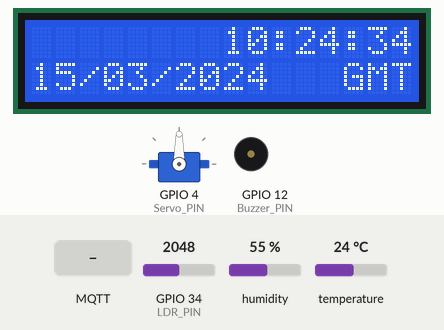
Recording of a sketch running on a simulated ESP32. Parts: 16×2 character LCD, servo, buzzer (waves = sounding). The test bench sets the inputs (shaded band); at power-on: GPIO 34 (LDR_PIN) = 2048, humidity 55 %, temperature 24 °C. WiFi joins after 1.5 s; servers stay silent unless stated; a WiFi scan finds three made-up networks; the local clock reads 2024-03-15 10:24:30 at power-on unless the sketch sets it; no MQTT or app messages arrive unless stated; what the sketch prints to the serial monitor is not drawn.

Above: at 4.8 s.
4.9 s: MQTT message "1" arrives on the second subscribed topic
At 6.1 s:
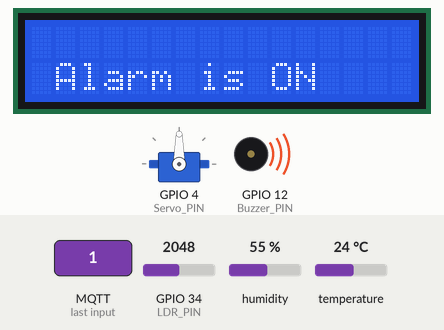
6.4 s: MQTT message "lw-Servo" arrives on the first subscribed topic
At 8.9 s:
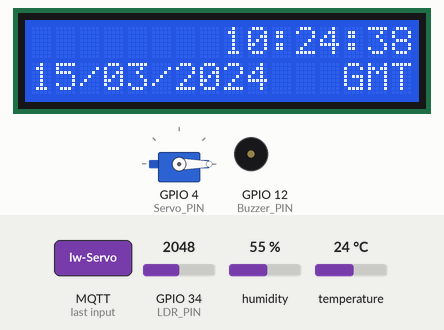
9.4 s: MQTT message "1" arrives on the second subscribed topic
At 10.0 s:
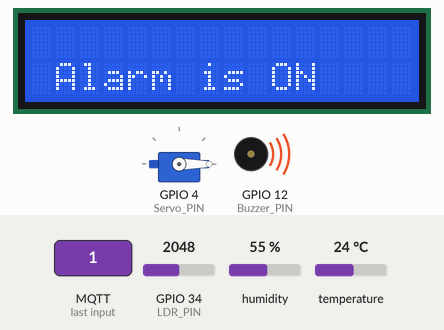
10.9 s: MQTT message "0" arrives on the third subscribed topic
13.9 s: MQTT message "0" arrives on the third subscribed topic
19.9 s: MQTT message "0" arrives on the third subscribed topic
Timing chart, 0 to 22.9 s (numbered marks = the images above; inputs shaded):
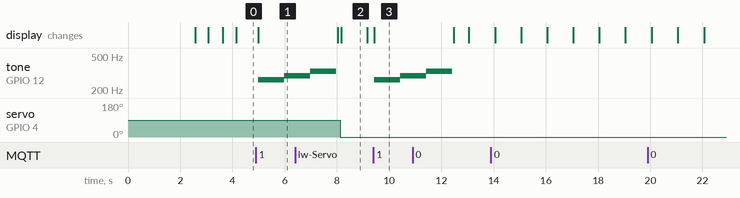

Measured:
- after the input at 4.9 s, tone on GPIO 12 (Buzzer_PIN): silent → 262 Hz after 0.08 s, → 294 Hz 1.0 s later; the display: changes after 0.08 s (image 1)
- after the input at 6.4 s, servo on GPIO 4 (Servo_PIN): 90° → 0° after 1.7 s
- after the input at 9.4 s, tone on GPIO 12 (Buzzer_PIN): silent → 262 Hz at once, → 294 Hz 1.0 s later; the display: changes at once (image 3)

The sketch:

medibox_ESP32.ino
```cpp
#include <PubSubClient.h>
#include <WiFi.h>
#include "DHTesp.h"
#include <Servo.h>
//#include <NTPClient.h>  // To get the real time using a server
#include <Wire.h>
#include <LiquidCrystal_I2C.h>
#include "time.h"

LiquidCrystal_I2C LCD = LiquidCrystal_I2C(0x27, 16, 2);

const int DHT_PIN = 15;
const int LDR_PIN = 34; //LDR connected to ADC 34
const int Servo_PIN = 4;  // servo connected to pwm pin 4
const int Buzzer_PIN = 12;
const char* ntpServer = "pool.ntp.org";
const long gmtOffset_sec = 0;
const int daylightOffset_sec = 19800; // 19800 is 3600 (seconds per hour) x 5.5
                                      // since sri Lankan time is +5.30
Servo servo;

WiFiClient espClient;
PubSubClient mqttClient(espClient);
DHTesp dhtSensor;

char tempAr[6];
char humAr[6];
char ldrAr[6];
char Time[6];

bool MainSwitchState = true;

void setup() {
  // put your setup code here, to run once:
  Serial.begin(115200);

  LCD.init();
  LCD.backlight();
  setupWiFi();
  setupMQTT();
  dhtSensor.setup(DHT_PIN, DHTesp::DHT22); // seting up the sensor
  servo.attach(Servo_PIN);  // Attaches the servo on PIN 4
  pinMode(Buzzer_PIN, OUTPUT);

  LCD.clear();
  LCD.setCursor(0, 0);
  LCD.println("Online");
  LCD.setCursor(0, 1);
  LCD.println("Updating time...");

  // Init and get the time
  configTime(gmtOffset_sec, daylightOffset_sec, ntpServer);
  Print_Time();
}

void loop() {

  if (!mqttClient.connected()) {
    ConnectToBroker();
  }
  mqttClient.loop(); // All the messages checkings and publishes are done inside this

  // MQTT publish temp and hummidity
  updateTempAndHum();
  mqttClient.publish("lw-temp", tempAr);
  mqttClient.publish("lw-hum", humAr);

  // MQTT to publish LDR value
  updateLDR();
  mqttClient.publish("lw-ldr", ldrAr);

  // Getting real-time and date & print in LCD
  configTime(gmtOffset_sec, daylightOffset_sec, ntpServer);
  Print_Time();
  mqttClient.publish("lw-time", Time);

  delay(100);
}

// Seting up the WiFi
void setupWiFi() {
  int n = WiFi.scanNetworks();
  for (int i = 0; i < n; i++) {
    Serial.print(1 + i);
    Serial.println(". SSID:- ");
    Serial.print(WiFi.SSID(i));
    Serial.println(" RSSI:- ");
    Serial.print(WiFi.RSSI(i));
  }

  WiFi.begin("Wokwi-GUEST", ""); //Put your wifi credentials or the best way is to use an Access Point and WiFiManager

  while (WiFi.status() !=  WL_CONNECTED) {
    delay(500);
    LCD_wifi();
    Serial.print(".");
  }
  Serial.println("");
  Serial.println("WiFi connected.");
  Serial.println("IP address: ");
  Serial.println(WiFi.localIP());
}

// setting up the MQTT
void setupMQTT() {
  mqttClient.setServer("test.mosquitto.org", 1883); //  https://test.mosquitto.org/
  mqttClient.setCallback(GetCallBack);  // When ever a msg is recieved, this function inside the brackets,
  // "GetCallBack" will be call.
  // We need to write that function according to our expectations
}

// function to connect to the broker
void ConnectToBroker() {
  while (!mqttClient.connected()) {
    Serial.println("Waiting for the MQTT connection...");
    if (mqttClient.connect("ESP-32-XXX...")) // If we are checking the authentication (1884 instead of 1883)
      // we have to put an id. If we are not using authentication, we just have to put a random string.
    {
      Serial.println("connected");
      mqttClient.subscribe("lw-Servo"); // Need to give the topics of the subscribing fields here
      mqttClient.subscribe("lw-Buzzer");  // buzzer on off
      mqttClient.subscribe("lw-switch"); // for main switch
    } else {
      Serial.println("Failed");
      Serial.print(mqttClient.state());
      delay(5000);
    }
  }
}

// updating Temperature and humidity
void updateTempAndHum() {

  TempAndHumidity data = dhtSensor.getTempAndHumidity();
  String(data.temperature, 2).toCharArray(tempAr, 6);
  String(data.humidity, 2).toCharArray(humAr, 6);
  //Serial.println("Temp:- " + String(tempAr));
  //Serial.println("Humidity:- " + String(humAr));
}

// updating the LDR value
void updateLDR() {
  float ldrval = (float)analogRead(LDR_PIN) / 4095.0;
  String(ldrval, 3).toCharArray(ldrAr, 6);
  //Serial.println("LDR Value: " + String(ldrAr));
}


// writing a function to proccess the recieved subscribed data
void GetCallBack(char* topic, byte* payload, unsigned int length) {
  Serial.print("Message recieved [");
  Serial.print(topic);
  Serial.print("]");

  char payloadCharArr[length];
  for (int i = 0; i < length; i++) {
    Serial.print((char)payload[i]);
    payloadCharArr[i] = (char)payload[i];
  }
  Serial.print("\n");

  BuzzerControl(topic, payloadCharArr); // control buzzer
  ServoControl(topic, payloadCharArr ); // function to control servo motor
  MainSwitch(topic,payloadCharArr );
}


// Controling function for servo
void ServoControl(char* topic, char payloadCharArr[] ) {
  if (strcmp(topic, "lw-Servo") == 0) {
    Serial.println("Angle recieved");
    int servo_ang = atoi(payloadCharArr); // value in between 0 - 180
    servo.write(servo_ang);
  }
}

// controling buzzer
void BuzzerControl(char* topic, char payloadCharArr[]) {
  if (strcmp(topic, "lw-Buzzer") == 0) {
    if (MainSwitchState){       // if main switch is on
      if (payloadCharArr[0] =='1'){
        Serial.println("Alarm is ON");
        LCD.clear();
        LCD.setCursor(1, 6);
        LCD.println("Alarm is ON");
        buzzer_music(); // adjust fequency to change the tone
        }
      else{noTone(Buzzer_PIN);}
      }
  }
}

void MainSwitch(char* topic, char payloadCharArr[]){
  if (strcmp(topic, "lw-switch")==0){
    Serial.println("Main Switch Pressed");
    if (payloadCharArr[0] =='0'){
      digitalWrite(Buzzer_PIN, LOW);
      LCD.clear();
      LCD.setCursor(1, 5);
      LCD.println("Alarm is Off");
      MainSwitchState = false; // Alarm is off
    }
    else {
      MainSwitchState = true; // Alarm is ON
    }
  }
}

// LCD wifi connect

void LCD_wifi() {
  static int8_t counter = 0;
  const char* glyphs = "\xa1\xa5\xdb";
  LCD.setCursor(15, 1);
  LCD.print(glyphs[counter++]);
  if (counter == strlen(glyphs)) {
    counter = 0;
  }
}

// LCD time and Date
void Print_Time() {
  struct tm timeinfo;
  if (!getLocalTime(&timeinfo)) {
    LCD.setCursor(0, 1);
    LCD.println("Connection Err");
    return;
  }

  strftime(Time,sizeof(Time),"%H:%M:%S",&timeinfo);
  Serial.println(Time);
  LCD.clear();
  LCD.setCursor(8, 0);
  LCD.println(&timeinfo, "%H:%M:%S");

  LCD.setCursor(0, 1);
  LCD.println(&timeinfo, "%d/%m/%Y   %Z");
}
void buzzer_music(){
  // Play the musical tone for 500 milliseconds
  playTone(262, 1000); // Play frequency 262 Hz (Note: Middle C) for 500 milliseconds

  playTone(294, 1000); // Play frequency 294 Hz (Note: D) for 500 milliseconds

  playTone(330, 1000); // Play frequency 330 Hz (Note: E) for 500 milliseconds
}

// Function to play a musical tone on the buzzer
void playTone(int frequency, int duration) {
  tone(Buzzer_PIN, frequency, duration);
  delay(duration);
  noTone(Buzzer_PIN);
}
```
